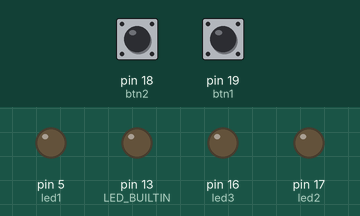
Recording of a sketch running on a simulated Arduino Uno, built with avr-gcc and run on an emulated ATmega328P. On the bench: output pins drawn as LEDs (lit = HIGH). The test bench sets the inputs (shaded band); at power-on: pin 19 (btn1) HIGH, pin 18 (btn2) HIGH.

Above: at 1.2 s.
1.3 s: pin 19 (btn1) pulled LOW for 0.15 s
At 2.5 s:
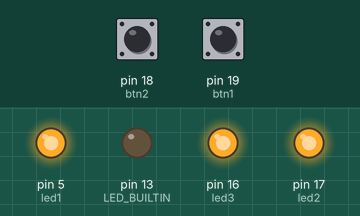
2.9 s: pin 18 (btn2) pulled LOW for 0.15 s
At 3.8 s:
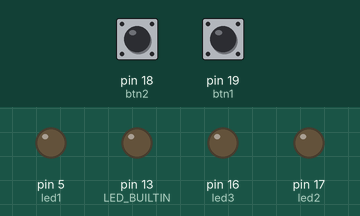
4.5 s: pin 19 (btn1) pulled LOW for 1 s
At 5.1 s:
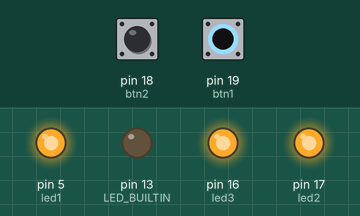
Timing chart, 0 to 7.5 s (numbered marks = the images above; inputs shaded):
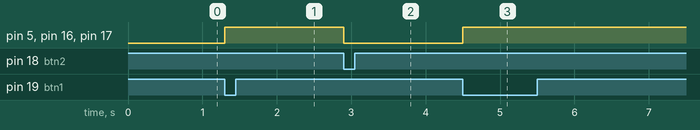

Measured:
- after the input at 1.3 s, pin 5 (led1), pin 16 (led3), pin 17 (led2): LOW → HIGH at once
- after the input at 2.9 s, pin 5 (led1), pin 16 (led3), pin 17 (led2): HIGH → LOW at once
- after the input at 4.5 s, pin 5 (led1), pin 16 (led3), pin 17 (led2): LOW → HIGH at once

The sketch:

01.arduino.ino
```cpp
int btn1=19;
int btn2=18;

int led1=5;
int led2=17;
int led3=16;

int val=0;
void setup() {
  // put your setup code here, to run once:
  pinMode(LED_BUILTIN, OUTPUT);
  //Button
  pinMode(btn1,INPUT_PULLUP);
  pinMode(btn2,INPUT_PULLUP);

  //LED
  pinMode(led1,OUTPUT);
  pinMode(led2,OUTPUT);
  pinMode(led3,OUTPUT);
}

void loop() {
  // put your main code here, to run repeatedly:
  if(digitalRead(btn1)==0) val=1;
  if(digitalRead(btn2)==0) val=0;
  digitalWrite(led1,val);
  digitalWrite(led2,val);
  digitalWrite(led3,val);
  delay(100);
}
```
